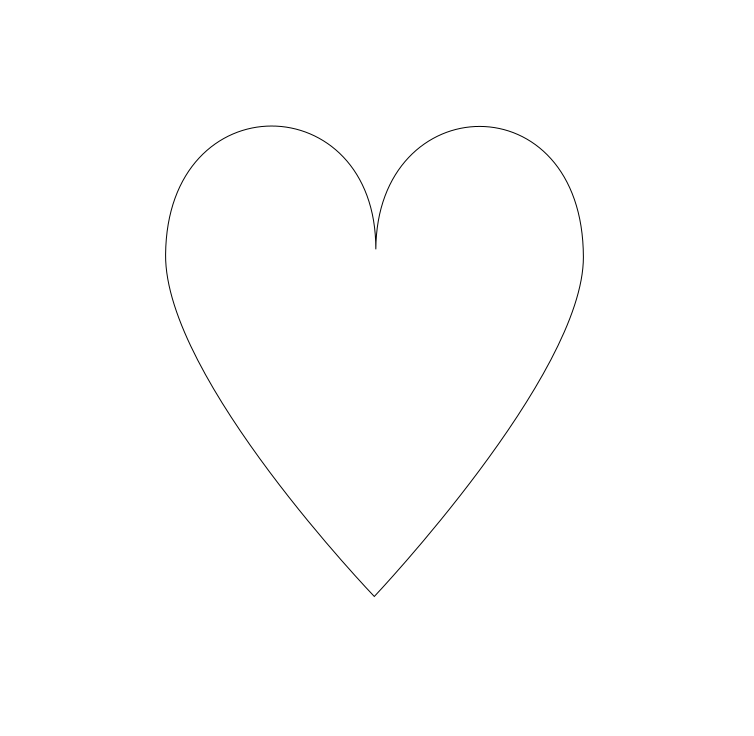
#> input picture heart.png, 754 x 736 px
$ python main.py
#> lines starting #> are read from the running program, lines starting #| are printed output that depends on the picture; after the words box and inside, x2 and y2 are one past the last pixel; in counts of white or black regions, pixels touching at a corner belong together
### epicycles.py
"""
Python implementation of Drawing With Fourier Epicycles, based on Coding Train Tutorial by Daniel Shiffman:
https://thecodingtrain.com/CodingChallenges/130.3-fourier-transform-drawing.html

Uses drawing coordinate extraction algorithm from Randy Olson:
http://www.randalolson.com/2018/04/11/traveling-salesman-portrait-in-python/

MIT License
"""
import warnings
warnings.simplefilter(action='ignore', category=FutureWarning)

import json
import numpy as np
import matplotlib.pyplot as plt
import time
from matplotlib.lines import Line2D
from matplotlib import animation
from PIL import Image
from tsp_solver.greedy_numpy import solve_tsp
from scipy.spatial.distance import pdist, squareform
from IPython import display

plt.style.use('dark_background')


class Epicycles:
    """
    Fourier Epicycle drawing class, modeled after:
    https://thecodingtrain.com/CodingChallenges/130.3-fourier-transform-drawing.html
    """

    # [68 lines left out: functions __init__, read_json_as_complex, not called in this run]

    @staticmethod
    def read_image_as_complex(image_file_path, ratio_indicies=2, indices_step_size=5):
        """
        Read image outline into complex numbers.  Uses random num_indicies locations to create outline of image
        :param num_indicies The number of random indicies to select from the image outline
        :param indicies_step_size The step size to use for excluding indicies.  Select higher value to reduce data size,
        DFT size, and computation time of epicycles, at the cost of drawing accuracy.
        :returns Image outline indices as complex numbers
        """
#> called with image_file_path = 'heart.png', ratio_indicies = 2, indices_step_size = 1

        # Image drawing point extraction algorithm from Randy Olson:
        # http://www.randalolson.com/2018/04/11/traveling-salesman-portrait-in-python/

        # Convert image to black and white
        image = Image.open(image_file_path, "r")
#> image is the input picture: PIL image 754x736 RGBA; mean R, G, B, A 254.3, 254.3, 254.3, 255
        bw_image = image.convert('1', dither=Image.NONE)
#> bw_image: PIL image 754x736 1; 99.7% white; black in thin lines or dots, all inside (x1, y1, x2, y2) = (165, 126, 584, 597)
        #plt.imshow(bw_image)

        # Identify black pixels and select random subset of them
        bw_image_array = np.array(bw_image, dtype=int)
        black_indices = np.argwhere(bw_image_array == 0)
#> black_indices = 1541 pairs, first value 126 to 596, second value 165 to 583

        chosen_black_indices = black_indices[np.random.choice(
            black_indices.shape[0],
            replace=False,
            size=int(np.floor(len(black_indices)/ratio_indicies)))]
#> chosen_black_indices = 770 pairs, first value 126 to 596, second value 165 to 583

        # Find path between black pixels by solving the Traveling Salesman Problem
        distances = pdist(chosen_black_indices)
        distance_matrix = squareform(distances)
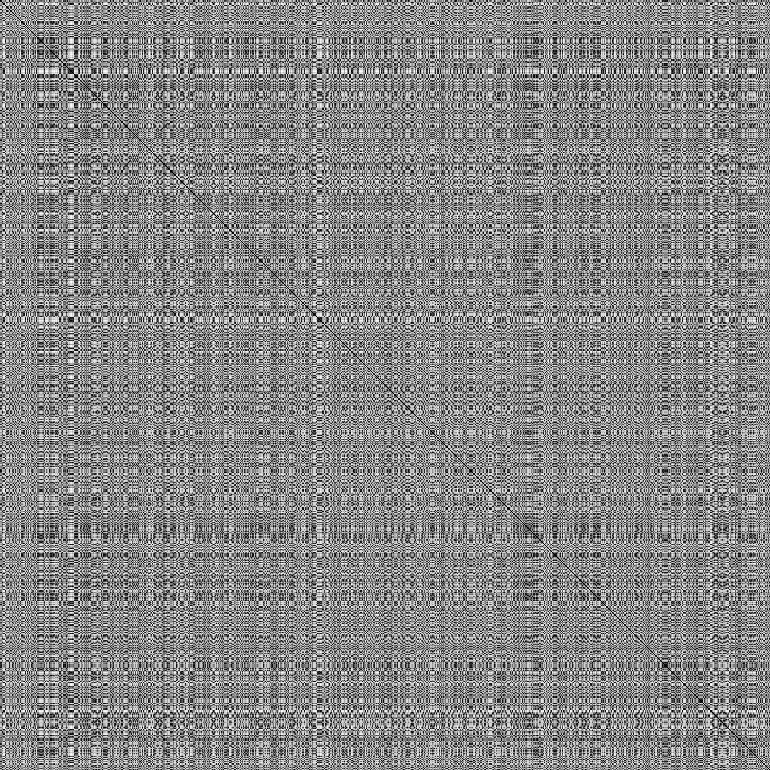
#> distance_matrix: shape (770, 770) float64; min 0, max 484.8, mean 256.8; drawn with min black and max white

        print("Solving traveling salesman problem for drawing path...")
#> (the run stopped early here; a loop or call above may not have finished)

$ run again, with box.png copied over heart.png
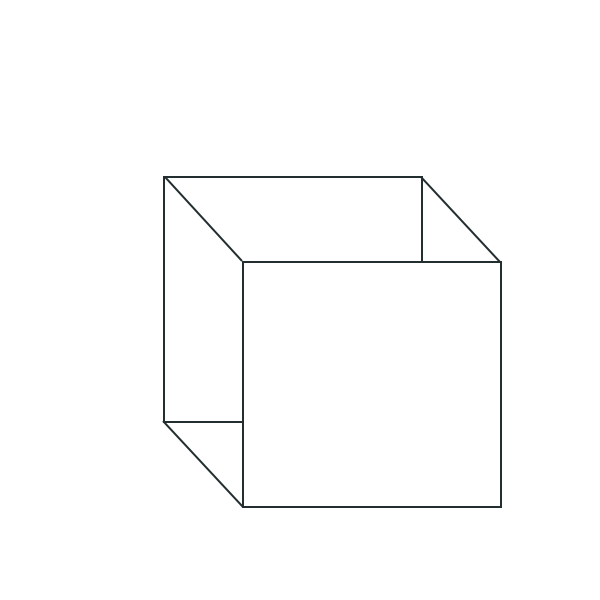
#> input picture box.png, 600 x 600 px
#> in read_image_as_complex, image is the input picture: PIL image 600x600 RGBA; mean R, G, B, A 252.4, 252.5, 252.5, 254.8
#> in read_image_as_complex, `bw_image = image.convert('1', dither=Image.NONE)`:
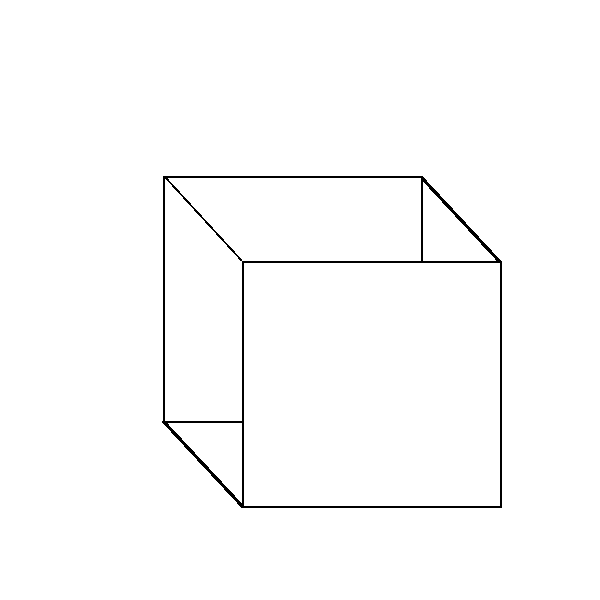
#> bw_image: PIL image 600x600 1; 98.8% white; black in thin lines or dots, all inside (x1, y1, x2, y2) = (162, 176, 502, 508)
#> black_indices = 4290 pairs, first value 176 to 507, second value 162 to 501
#> chosen_black_indices = 2145 pairs, first value 176 to 507, second value 163 to 501
#> in read_image_as_complex, `distance_matrix = squareform(distances)`:
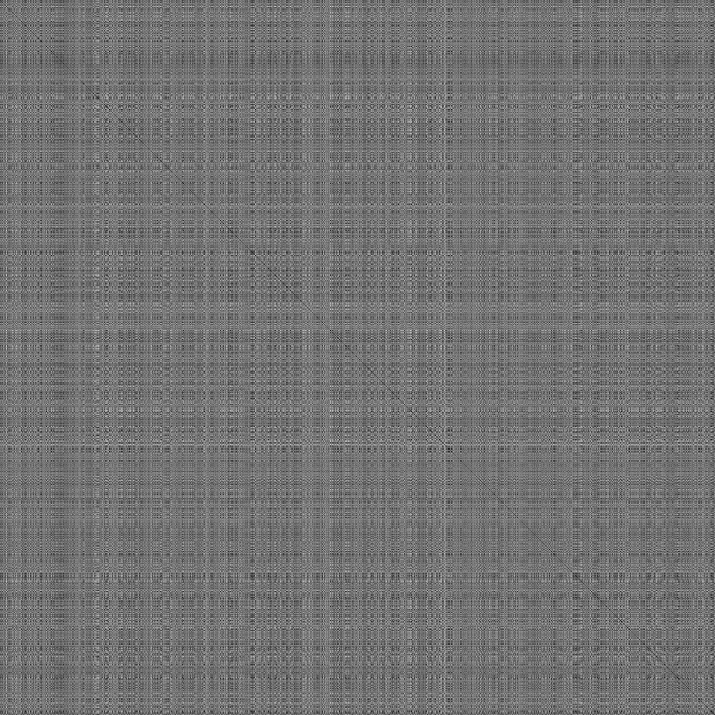
#> distance_matrix: shape (2145, 2145) float64 (shown at 1/3 size); min 0, max 472.4, mean 214; drawn with min black and max white

$ run again, with random1.png copied over heart.png
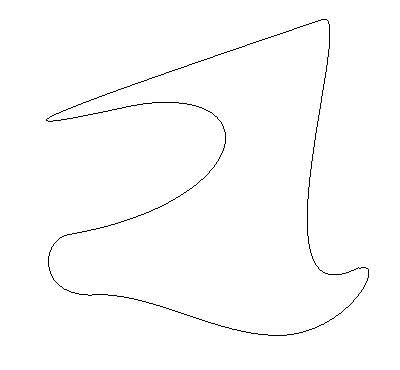
#> input picture random1.png, 400 x 370 px
#> in read_image_as_complex, image is the input picture: PIL image 400x370 RGB; 99.1% white; black in thin lines or dots, all inside (x1, y1, x2, y2) = (46, 19, 369, 336)
#> black_indices = 1329 pairs, first value 19 to 335, second value 46 to 368
#> chosen_black_indices = 664 pairs, first value 19 to 335, second value 46 to 368
#> in read_image_as_complex, `distance_matrix = squareform(distances)`:
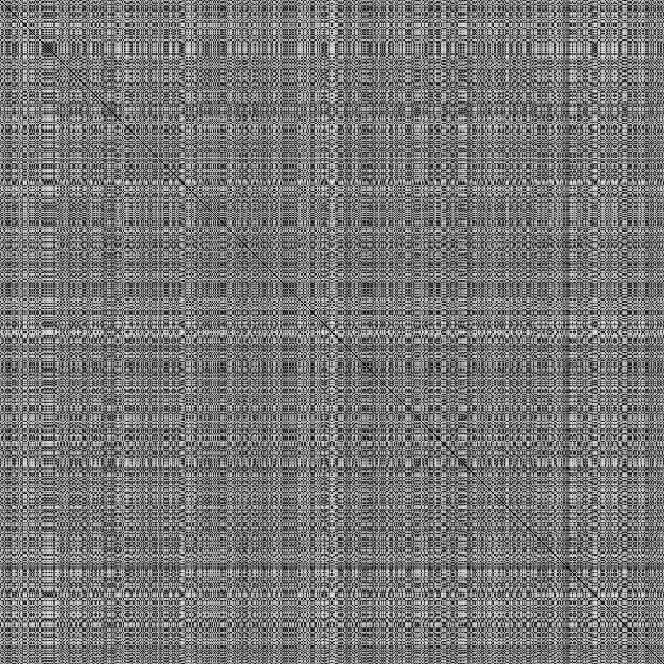
#> distance_matrix: shape (664, 664) float64; min 0, max 377, mean 176.8; drawn with min black and max white
